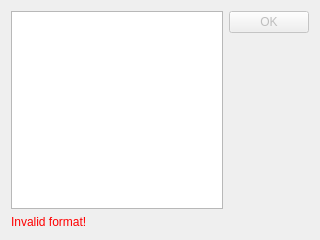
<?xml version="1.0" encoding="UTF-8"?>
<ui version="4.0">
 <class>DialogPiecewiseLinear</class>
 <widget class="QDialog" name="DialogPiecewiseLinear">
  <property name="geometry">
   <rect>
    <x>0</x>
    <y>0</y>
    <width>320</width>
    <height>240</height>
   </rect>
  </property>
  <property name="windowTitle">
   <string>Dialog</string>
  </property>
  <layout class="QGridLayout" name="gridLayout">
   <item row="0" column="1">
    <widget class="QDialogButtonBox" name="buttonBox">
     <property name="enabled">
      <bool>false</bool>
     </property>
     <property name="orientation">
      <enum>Qt::Vertical</enum>
     </property>
     <property name="standardButtons">
      <set>QDialogButtonBox::Ok</set>
     </property>
     <property name="centerButtons">
      <bool>false</bool>
     </property>
    </widget>
   </item>
   <item row="0" column="0">
    <widget class="QTextEdit" name="textEdit"/>
   </item>
   <item row="1" column="0">
    <widget class="QLabel" name="label">
     <property name="styleSheet">
      <string notr="true">color: red</string>
     </property>
     <property name="text">
      <string>Invalid format!</string>
     </property>
    </widget>
   </item>
  </layout>
 </widget>
 <resources/>
 <connections>
  <connection>
   <sender>buttonBox</sender>
   <signal>accepted()</signal>
   <receiver>DialogPiecewiseLinear</receiver>
   <slot>accept()</slot>
   <hints>
    <hint type="sourcelabel">
     <x>248</x>
     <y>254</y>
    </hint>
    <hint type="destinationlabel">
     <x>157</x>
     <y>274</y>
    </hint>
   </hints>
  </connection>
  <connection>
   <sender>buttonBox</sender>
   <signal>rejected()</signal>
   <receiver>DialogPiecewiseLinear</receiver>
   <slot>reject()</slot>
   <hints>
    <hint type="sourcelabel">
     <x>316</x>
     <y>260</y>
    </hint>
    <hint type="destinationlabel">
     <x>286</x>
     <y>274</y>
    </hint>
   </hints>
  </connection>
 </connections>
</ui>
